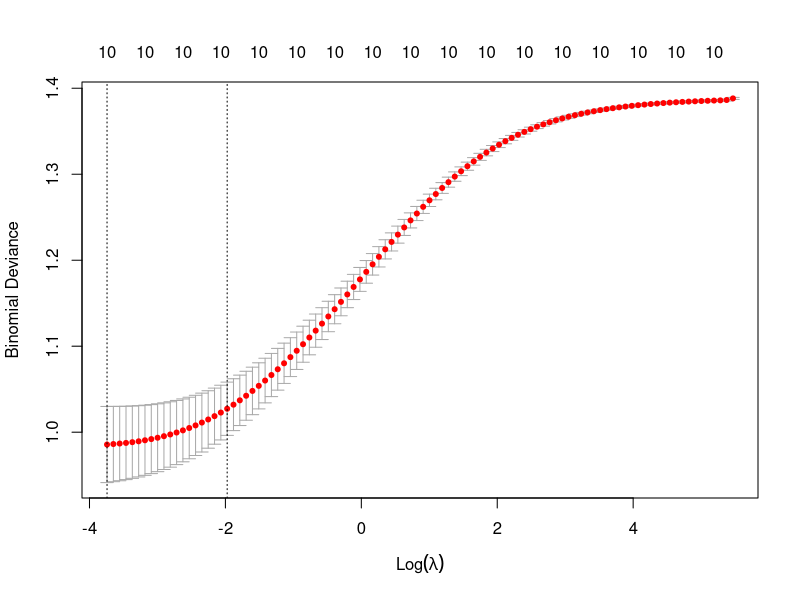

Write the R code that produced this figure. (Note: this script raises an error after producing the figure.)
## ---- chunk 1
rm(list=ls()); graphics.off()
## ---- chunk 2
tab <- read.table("diabetes.txt", header=TRUE, sep="\t")

# Add YBin to data frame
tab$YBin <- as.numeric(tab$Y > median(tab$Y))

# Drop Y from data frame
tab <- tab[, -11]

dim(tab)
head(tab)
## ---- chunk 3
test_index <- sample(1:442, size=round(442/5))

train_data <- tab[-test_index, ]
test_data <- tab[test_index, ]
## ---- chunk 4
performance <- function(Y, Y_predict) {
  confusion_matrix <- table(Prediction=Y_predict, Observation=Y)
  
  cat("Confusion matrix:\n\n")
  print(confusion_matrix)
  
  confusion_matrix["0","0"] -> TN
  confusion_matrix["0","1"] -> FN
  confusion_matrix["1","0"] -> FP
  confusion_matrix["1","1"] -> TP
  
  accuracy_ <- (TP+TN)/(TP+TN+FP+FN)
  precision_ <- TP/(TP+FP)
  recall_ <- TP/(TP+FN)
  specificity_ <- TN/(TN+FP)
  
  cat("\nAccuracy:", accuracy_, "\n")
  cat("Precision:", precision_, "\n")
  cat("Recall:", recall_, "\n")
  cat("Specificity:", specificity_, "\n")
  
  return(list(accuracy=accuracy_, precision=precision_, 
              recall=recall_, specificity=specificity_))
}
## ---- chunk 5
res_logit <- glm(YBin~., family=binomial, data=train_data)
summary(res_logit)
## ---- chunk 6
YBin_logit <- round(predict.glm(res_logit, newdata=test_data[, -11], type="response"))
## ---- chunk 7
perf_logit <- performance(test_data$YBin, YBin_logit)
## ---- chunk 8
fold_index <- split(
  1:442,
  f = sample(rep(1:5, times=c(88, 88, 88, 88, 90)))
)

sum_accuracy <- 0
sum_precision <- 0
sum_recall <- 0
sum_specificity <- 0

for (i in 1:5) {
  cat("========= FOLD", i, "=========\n\n")
  
  test_fold_index <- fold_index[[i]]
  train_fold <- tab[-test_fold_index, ]
  test_fold <- tab[test_fold_index, ]
  
  res_fold <- glm(YBin~., family=binomial, data=train_fold)
  
  YBin_fold <- round(predict.glm(res_fold, newdata=test_fold[, -11], type="response"))

  perf_fold <- performance(test_fold$YBin, YBin_fold)
  cat("\n")

  sum_accuracy <- sum_accuracy + perf_fold$accuracy
  sum_precision <- sum_precision + perf_fold$precision
  sum_recall <- sum_recall + perf_fold$recall
  sum_specificity <- sum_specificity + perf_fold$specificity
}

cat("\nAverage accuracy:", sum_accuracy/5, "\n")
cat("Average precision:", sum_precision/5, "\n")
cat("Average recall:", sum_recall/5, "\n")
cat("Average specificity:", sum_specificity/5, "\n")
## ---- chunk 9
res0 <- glm(YBin~1, family=binomial, data=train_data)
res_forward <- step(res0, list(upper=res_logit), direction="forward")
summary(res_forward)
## ---- chunk 10
YBin_forward <- round(predict.glm(res_forward, newdata=test_data[, -11], type="response"))
perf_forward <- performance(test_data$YBin, YBin_forward)
## ---- chunk 11
library(glmnet)

cv_ridge <- cv.glmnet(as.matrix(tab[,-11]), tab$YBin, family="binomial", alpha=0)
plot(cv_ridge)
## ---- chunk 12
best_ridge_lambda <- cv_ridge$lambda.min

res_ridge <- glmnet(as.matrix(train_data[,-11]), train_data$YBin, family="binomial", alpha=0, lambda=best_ridge_lambda)

YBin_ridge <- round(predict(res_ridge, as.matrix(test_data[, -11]), type="response"))

perf_ridge <- performance(test_data$YBin, YBin_ridge)
## ---- chunk 13
data.frame(
  Model=c("Logit", "Forward", "Ridge", "Lasso"),
  Accuracy=c(perf_logit$accuracy, perf_forward$accuracy, perf_ridge$accuracy, perf_lasso$accuracy),
  Precision=c(perf_logit$precision, perf_forward$precision, perf_ridge$precision, perf_lasso$precision),
  Recall=c(perf_logit$recall, perf_forward$recall, perf_ridge$recall, perf_lasso$recall),
  Specificity=c(perf_logit$specificity, perf_forward$specificity, perf_ridge$specificity, perf_lasso$specificity)
)
